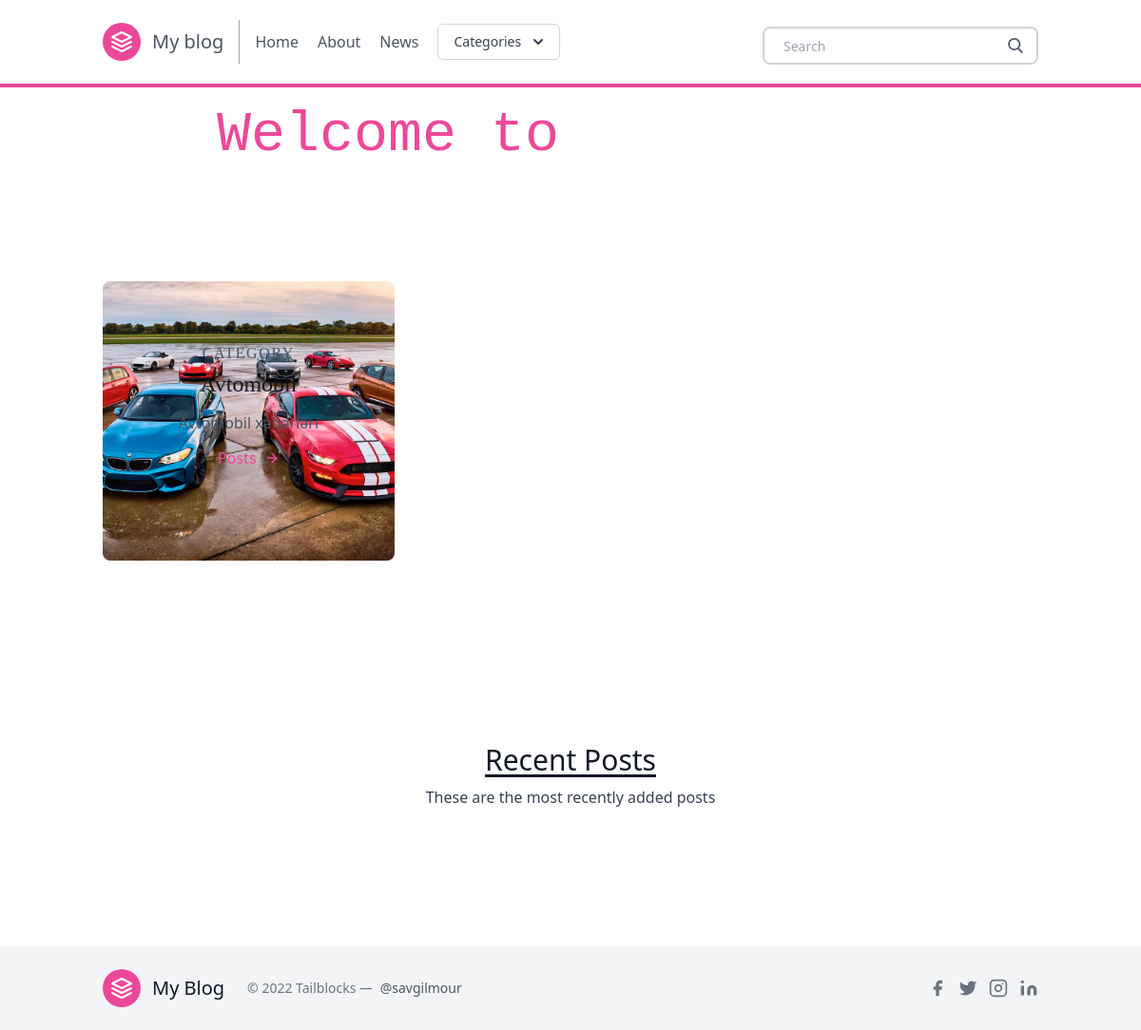
The page / on the database its author committed.
### posts/models.py (models this page shows, shortened)
class Category(models.Model):
    title = models.CharField(max_length=20)
    subtitle = models.CharField(max_length=20)
    slug = models.SlugField()
    thumbnail = models.ImageField()

### posts/views.py (the view)
# urls.py: path('', homepage, name = 'homepage'),
def homepage (request):
    categories = Category.objects.all()[0:9]
    featured = Post.objects.filter(featured=True)
    latest = Post.objects.order_by('-timestamp')[0:9]
    context= {
        'object_list': featured,
        'latest': latest,
        'categories':categories,
    }
    return render(request, 'homepage.html',context)

### posts/templatetags/markdown_extras.py (called while the page is built)
@register.simple_tag
def get_categories():
    return Category.objects.all()[0:9]

### templates/homepage.html (shortened to what this page needs)
{% extends 'base.html' %}
{% block content %}
    <div class="w-full bg-cover bg-center" >
      <div class="py-5 flex items-center justify-center h-full w-full">
        <h1 class="mb-2 font-mono text-4xl text-pink-500 md:text-6xl">
          Welcome to <br class="block md:hidden" />
          <span class="relative">
            <span class="h-20 pt-2 overflow-x-hidden whitespace-nowrap text-brand-accent">
              MY BLOG <span class="text-3xl md:text-5xl">👋</span>
            </span>
            <span
              class="cursor absolute -bottom-0 left-0 -top-1 inline-block bg-white w-full animate-type will-change"
            ></span>
          </span>
        </h1>
      </div>
    </div>
    <section class="text-gray-600 body-font ">
        <div class="container px-5 py-24 mx-auto">
          <div class="flex flex-wrap -m-4">
            {% for category in categories %}
            <div class="p-4 lg:w-1/3">
              <div class="transition ease-in-out delay-150 bg-blue-500 hover:-translate-y-1 hover:scale-110 hover:bg-indigo-500 duration-300 w-full bg-cover bg-center bg-gray-300 rounded-lg " style="background-image: url('{{ category.thumbnail.url }}')">
                <div class="h-full bg-white-900 bg-opacity-40 hover:bg-opacity-70 transition duration-300 ease-in-out px-8 pt-16 pb-24 rounded-lg overflow-hidden text-center relative">
                <h2 class="tracking-widest text-1xl title-font font-serif text-black-800 mb-1">
                  CATEGORY</h2>
                <h1 class="title-font sm:text-2xl text-xl font-serif text-gray-900 mb-3">
                  {{ category.title }}</h1>
                <p class="leading-relaxed mb-3">
                  {{ category.subtitle }}</p>
                <a href="{% url 'postlist' category.slug %}" class="rounded-lg hover:bg-pink-200 text-pink-500 inline-flex items-center">
                  Posts
                  <svg class="w-4 h-4 ml-2" viewBox="0 0 24 24" stroke="currentColor" stroke-width="2" fill="none" stroke-linecap="round" stroke-linejoin="round">
                    <path d="M5 12h14"></path>
                    <path d="M12 5l7 7-7 7"></path>
                  </svg>
                </a>
              </div>
              </div>
            </div>
            {% endfor %}
          </div>
        </div>
    </section>
<section class="blog text-gray-700 body-font">
      <div class="container px-5 py-24 mx-auto">
        <div class="flex flex-wrap w-full mb-20 flex-col items-center text-center">
          <h1 class="sm:text-3xl text-2xl font-medium title-font mb-2 text-gray-900 underline underline-offset-4">
            Recent Posts</h1>
          <p class="lg:w-1/2 w-full leading-relaxed text-base">
            These are the most recently added posts</p>
        </div>
      </div>
</section>
{% endblock content %}

### templates/homepage.html (style rules this page uses)
.cursor::after { display: block; content: ''; position: absolute; width: 4px; height: 100%; background-color: #fff; animation: cursor .6s linear infinite alternate; will-change: opacity; }

### rows shown on the page
Category: thumbnail (picture), title "Avtomobil", subtitle "Avtomobil xəbərləri"
